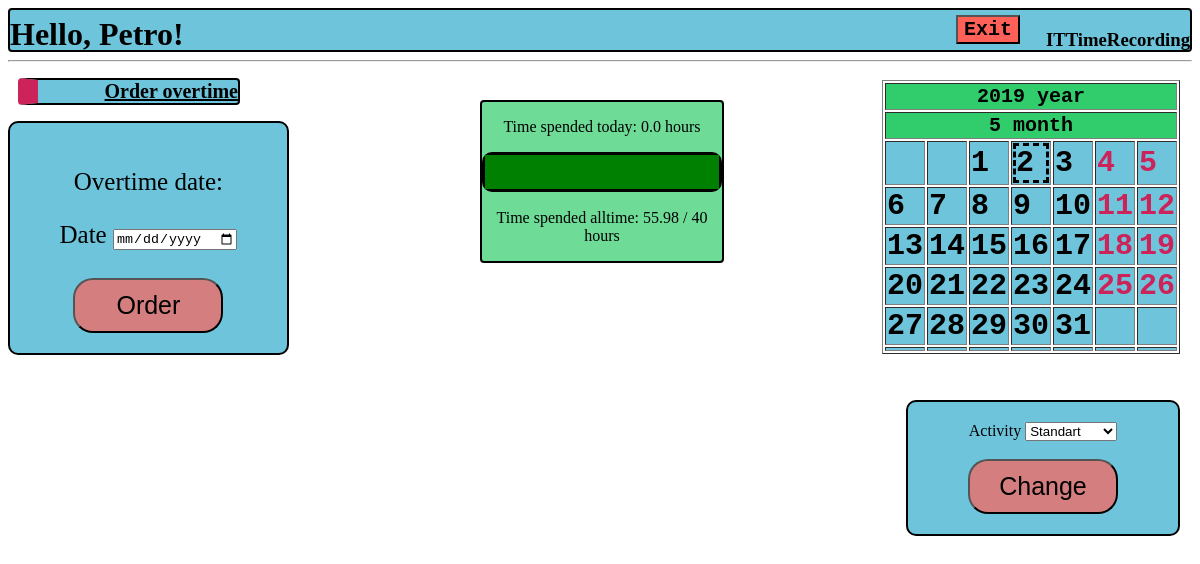
The app's page /dev/TakeOvertime (signed in) with its own data.
### rec/models.py (models this page shows, shortened)
class User(db.Model):
    __tablename__ = 'USER'
    login = db.Column('LOGIN', db.String(20), primary_key=True)
    password = db.Column('PASSWORD', db.String(20), nullable=False)
    salary = db.Column('SALARY', db.INTEGER)
    worktime = db.Column('WORKTIME', db.INTEGER)
    username = db.Column('USERNAME', db.String(50), nullable=False)
    role = db.Column('ROLE_NAME', db.String(15), nullable=False )

class Manager(User):
    def start_dev_day(self, user, activity):
        target = User.query.filter_by(login=user).first()
        target.start_day(activity)
        db.session.commit()

### rec/tools/Developer/views.py (the view)
@mod.route('/TakeOvertime', methods=['GET', 'POST'])
def TakeOvertime():
    form = forms.OvertimeForm(request.form)
    return render_template("tools/Developer/TakeOvertime.html",
                           user=g.user,
                           menu=menu,
                           date=date,
                           cal=cal,
                           norms=session['normative'],
                           time=Workday.query.filter_by(id=session["workday_id"]).first().time + session['time'], form=form)

### rec/forms.py
class OvertimeForm(FlaskForm):
    date = DateField('Date', [valid.DataRequired()], format='%Y-%m-%d')

### rec/tools/Developer/views.py (called while the page is built)
@mod.before_request
def before_request():
    g.user = None
    if 'user_login' in session:
        g.user = User.query.get(session['user_login'])
    if g.user.role != "Developer":
        return redirect('/')
    session['now'] = time.monotonic()
    session['time'] = session['now'] - session['start']
    global menu
    menu = []
    if g.user.role == 'Developer':
        g.user = Developer.query.get(session['user_login'])
        menu.append(['Order overtime', 'TakeOvertime'])
    if g.user.role == 'Manager':
        g.user = Manager.query.get(session['user_login'])
        menu.append(['Change user activity', 'ChangeUserActivity'])
        menu.append(['Workday managing', 'ManageWorkday'])
        menu.append(['Registration of new worker', 'Register'])
        menu.append(['Delete user', 'Delete'])

### rec/templates/tools/Developer/TakeOvertime.html (shortened to what this page needs)
{% include "homepage.html" %}
<div class="fields">
    {% from "macros.html" import render_field %}
    <form method="POST" action="." class="form">
          <p>Overtime date:</p>
        {{ render_field(form.date, class="date") }}
          <br><input type="submit" value="Order" class="button">
    </form>
</div>

### rec/templates/homepage.html (shortened to what this page needs)
<!DOCTYPE html>
{% extends "base.html" %}
{% block body %}
    <body link="black">
    <div class="hello"><h1>Hello, {{ user.username }}!</h1></div>
    <div class="menu">
    <ul>
    {% set role = user.role %}
    {% for item in menu %}
        <li>
            {% set url = role+"."+item[1] %}
            <a href = {{ url_for(url)}}>{{ item[0] }}</a>
        </li>
    {% endfor %}
    </ul>
    </div>
    <div class="progress_bar">
        <p> Time spended today: {{ (time/3660) | round(2)  }} hours </p>
        <progress max = {{ norms }} value = {{ (user.worktime/3660 + time/3660)|round(2) }}></progress>
        <p> Time spended alltime: {{ (user.worktime/3600) | round(2) + (time/3660) | round(2)}} / {{ norms | round }} hours</p>
    </div>
    {% include "calendar.html" %}
    <div class="activity">
        <form method="post">
            <label for="activity"> Activity </label>
            <select name="activity" id="activity">
                <option value="Standart">Standart</option>
            </select>
            <br>
            <br>
            <input class="button" type="submit" name="activity" value="Change" formaction="{{ url_for('rec.activity') }}">
        </form>
    </div>
    <form method="post">
    <input class="exit" type="submit" name="exit" value="Exit" formaction="{{ url_for('rec.exit') }}">
    </form>
</body>
{% endblock %}

### rec/static/css/main.css (style rules this page uses)
body { background-color: #57FFC6; background: url("work.jpg"); background-size: 900px 900px; font-family: Gothic; }
.fields { background: rgba(49, 171, 204, 0.7); text-align: center; width: 20%; padding: 20px; font-size: 25px; border-radius: 10px; border: black solid 2px; }
.activity { background: rgba(49, 171, 204, 0.7); text-align: center; padding: 20px; border-radius: 10px; border: black solid 2px; position:absolute; top: 400px; right: 20px; width: 230px; }
.button { background-color: rgba(255, 97, 89, 0.7); width: 150px; height: 55px; font-size: 25px; border-radius: 20px; }
.progress_bar { width: 20%; position:absolute; top: 100px; left: 40%; right: 40%; background-color: rgba(49, 204, 107, 0.7); border: black solid 2px; border-radius: 4px; }
.progress_bar progress { color: #31ABCC; width: 100%; height: 40px; border: black solid 3px; border-radius: 10px; }
.progress_bar p { color: black; text-align: center; }
.menu ul { list-style-type: none; padding-left: 10px; color: black; }
.menu li { font-size: 20px; width: 200px; background-color: rgba(49, 171, 204, 0.7); text-align: right; border: black solid 2px; border-radius: 4px; border-left: #CC235A solid 20px; font-weight: bolder; }
.exit { background-color: #ff6159; font-size: 20px; font-family: monospace; font-weight: bold; text-align: center; position: absolute; top: 15px; right: 180px; }
.hello { position: absolute; top: -5px; left: 10px; }

### records on screen
Manager: username "Petro", (user.worktime/3600)|round(2)+(time/3660)|round(2) "55.98"

### other values on screen
{{ item[0] }} "Order overtime"
{{ (time/3660) | round(2) }} "0.0"
{{ norms | round }} "40"
{{ date.year }} "2019"
{{ date.month }} "5"
{{ day.date }} "1" "2" "3" "6" "7" "8" "9" "10" "13" "14" "15" "16" "17" "20" "21" "22" "23" "24" "27" "28" "29" "30" "31"
{{ day.date }} "4" "5" "11" "12" "18" "19" "25" "26"
{{ field.label(class="label") }} "Date"
